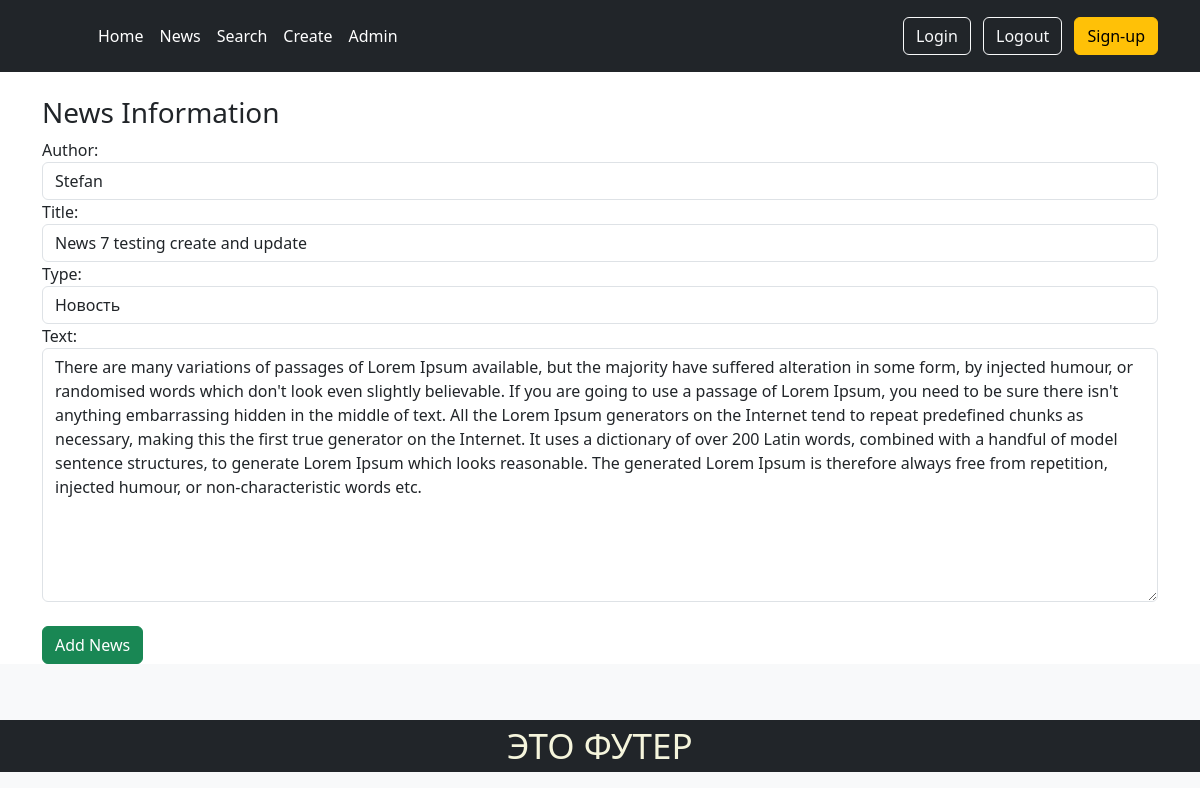
The page /news/15/edit (signed in) on the database its author committed.
### news/models.py (models this page shows, shortened)
class Post(models.Model):
    author = models.ForeignKey(Author, on_delete=models.CASCADE)
    NEWS = 'NW'
    ARTICLE = 'AR'
    CATEGORY_CHOICES = (
        (NEWS, 'Новость'),
        (ARTICLE, 'Статья'),
    )
    categoryType = models.CharField(
        max_length=2, choices=CATEGORY_CHOICES, default=ARTICLE)
    dateCreation = models.DateTimeField(auto_now_add=True)
    postCategory = models.ManyToManyField(Category, through='PostCategory')
    title = models.CharField(max_length=128)
    text = models.TextField()
    rating = models.SmallIntegerField(default=0)

### news/views.py (the view)
# urls.py: path('<int:pk>/edit', PostUpdate.as_view(), name='post_update'),
class PostUpdate(LoginRequiredMixin, UpdateView):
    template_name = 'news/post_create.html'
    form_class = PostForm
    def get_object(self, **kwargs):
        id = self.kwargs.get('pk')
        return Post.objects.get(pk=id)

### news/forms.py
class PostForm(ModelForm):
    class Meta:
        model = Post
        author = User
        fields = ['author', 'title', 'categoryType', 'text']
        widgets = {
            'author': forms.Select(attrs={'class': 'form-control', }),
            'title': forms.TextInput(attrs={'class': 'form-control', }),
            'categoryType': forms.Select(attrs={'class': 'form-control', }),
            'text': forms.Textarea(attrs={'class': 'form-control', }),
        }
        labels = {
            'categoryType': 'Type',
        }

### news/models.py (called while the page is built)
    def __str__(self) -> str:
        return self.authorUser.username

### news/templates/news/post_create.html (shortened to what this page needs)
{% extends 'layout/default.html' %}
{% block content %}
<br>
<h3>News Information</h3>
<form method="POST">
   {{ form }}
   <br>
   <input class="btn btn-success" type="submit" value="Add News">
</form>
{% endblock content %}

### rows shown on the page
Post: author "Stefan", title "News 7 testing create and update", categoryType "Новость", text "There are many variations of passages of Lorem Ipsum available, but the majority have suffered alteration in some form, by injected humour, or randomised words which don't look even slightly believable. If you are going to use a passage of Lorem Ipsum, you need to be sure there isn't anything embarrassing hidden in the middle of text. All the Lorem Ipsum generators on the Internet tend to repeat predefined chunks as necessary, making this the first true generator on the Internet. It uses a dictionary of over 200 Latin words, combined with a handful of model sentence structures, to generate Lorem Ipsum which looks reasonable. The generated Lorem Ipsum is therefore always free from…"
